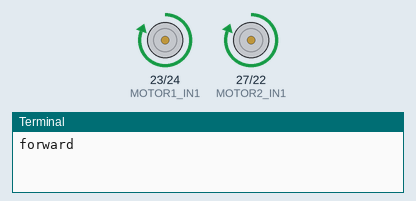
Simulated run of this program. Board: Raspberry Pi (BCM pin numbers). On the bench: motor-driver pin pairs drawn as motors (green arrow = first pin HIGH = forward, orange = second pin HIGH = backward, longer = more drive), the last lines printed to the terminal. At 6.0 s the program stops and its outputs stay as they are.

Above: at 0.1 s.
At 3.1 s:
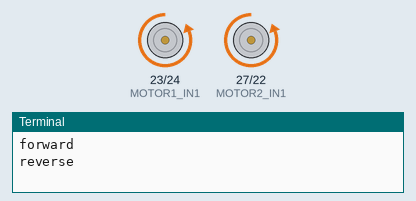
At 6.1 s:
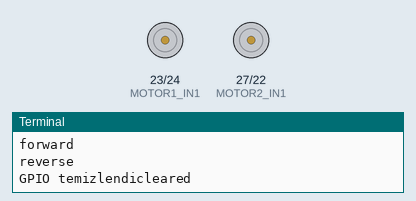
Timing chart, 0 to 7.5 s (numbered marks = the images above):
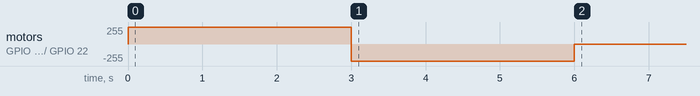

The program:

cartester.py
```python
import RPi.GPIO as GPIO
import time

MOTOR1_IN1 = 23  # left motor
MOTOR1_IN2 = 24

MOTOR2_IN1 = 27  # right motor
MOTOR2_IN2 = 22


GPIO.setmode(GPIO.BCM)
GPIO.setwarnings(False)


GPIO.setup(MOTOR1_IN1, GPIO.OUT)
GPIO.setup(MOTOR1_IN2, GPIO.OUT)
GPIO.setup(MOTOR2_IN1, GPIO.OUT)
GPIO.setup(MOTOR2_IN2, GPIO.OUT)

try:
    print("forward")
    GPIO.output(MOTOR1_IN1, GPIO.HIGH)
    GPIO.output(MOTOR1_IN2, GPIO.LOW)

    GPIO.output(MOTOR2_IN1, GPIO.HIGH)
    GPIO.output(MOTOR2_IN2, GPIO.LOW)

    time.sleep(3)

    print("reverse")
    GPIO.output(MOTOR1_IN1, GPIO.LOW)
    GPIO.output(MOTOR1_IN2, GPIO.HIGH)

    GPIO.output(MOTOR2_IN1, GPIO.LOW)
    GPIO.output(MOTOR2_IN2, GPIO.HIGH)

    time.sleep(3)

finally:

    GPIO.output(MOTOR1_IN1, GPIO.LOW)
    GPIO.output(MOTOR1_IN2, GPIO.LOW)
    GPIO.output(MOTOR2_IN1, GPIO.LOW)
    GPIO.output(MOTOR2_IN2, GPIO.LOW)
    GPIO.cleanup()
    print("GPIO temizlendicleared")
```

Measured:
- by itself, motor on GPIO 23 (MOTOR1_IN1) / GPIO 24 (MOTOR1_IN2), motor on GPIO 27 (MOTOR2_IN1) / GPIO 22 (MOTOR2_IN2): stopped → forward 255/255 at 0.00 s, → backward 255/255 3.0 s later, → stopped 3.0 s later
